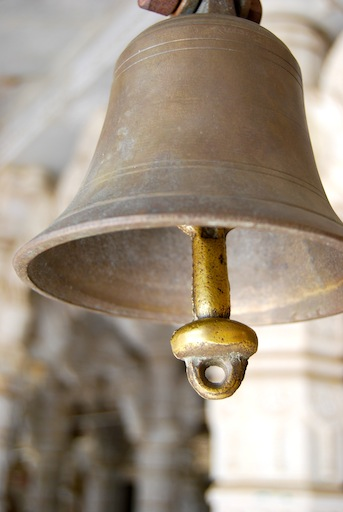
#> input picture A2_resources/bell.jpg, 343 x 512 px, found by its file name
$ jupyter execute q4_1.ipynb   (shell and % lines are left out)
#> lines starting #> are read from the running program, lines starting #| are printed output that depends on the picture
###  Implement high-boost filtering on the image bell.jpg varying the window size and the weight factor and report your observations.

[cell 1]

import cv2
import numpy as np
from matplotlib import pyplot as plt
import math

[cell 2]
i1 = './A2_resources/bell.jpg'

img1 = cv2.imread(i1)
#> img1 is the input picture: shape (512, 343, 3); mean B, G, R 129.7, 145.6, 158.7
img1 = img1.astype(np.uint16)

[cell 3]
def gauss2D(shape,sigma):
    m,n = [(ss-1)/2 for ss in shape]
    y,x = np.ogrid[-m:m+1,-n:n+1]
    h = np.exp( -(x*x + y*y) / (2.*sigma*sigma) )
    h[ h < np.finfo(h.dtype).eps*h.max() ] = 0
    sumh = h.sum()
    if sumh != 0:
        h /= sumh

    return h

[cell 4]
def im2col(A, block, stepsize=1):
    m,n = A.shape
    s0, s1 = A.strides
    nrows = m-block[0]+1
    ncols = n-block[1]+1
    shp = block[0],block[1],nrows,ncols
    strd = s0,s1,s0,s1

    out_view = np.lib.stride_tricks.as_strided(A, shape=shp, strides=strd)
    return out_view.reshape(block[0]*block[1],-1)[:,::stepsize]

[cell 5]
def conv(img, mat):
    a1, a2 = img.shape

    b1, b2 = mat.shape

    mat_f = np.array(mat.flatten())
    imcol = im2col(img, (a1-b1+1,a2-b2+1))
    x = np.multiply(imcol, mat_f)
    y = np.sum(x, axis = 1)
    y = y.reshape(a1-b1+1, a2-b2+1)

    return y

[cell 6]
k = 5
a = gauss2D((3,3),1)

[cell 7]
def func(img1, a, k):
    if len(img1.shape) == 2:
        gauss2 = conv(img1, a)
        img1 = img1[0:gauss2.shape[0], 0:gauss2.shape[1]]
        img2 = np.clip(((k+1)*img1 - (k)*gauss2), 0, 255)

        img1 = img1.astype(np.uint8)
        img2 = img2.astype(np.uint8)
    else:
        b, g, r = cv2.split(img1)
        img1 = cv2.merge((r,g,b))

        g_b = conv(b, a)
        g_g = conv(g, a)
        g_r = conv(r, a)

        r_b = b[0:g_b.shape[0], 0:g_b.shape[1]]
        s_b = np.clip(((k+1)*r_b - (k)*g_b), 0, 255)

        r_g = g[0:g_g.shape[0], 0:g_g.shape[1]]
        s_g = np.clip(((k+1)*r_g - (k)*g_g), 0, 255)

        r_r = r[0:g_r.shape[0], 0:g_r.shape[1]]
        s_r = np.clip(((k+1)*r_r - (k)*g_r), 0, 255)

        img2 = cv2.merge((s_r,s_g,s_b))

        img1 = img1.astype(np.uint8)
        img2 = img2.astype(np.uint8)

    return img1, img2

[cell 8]
output = func(img1, a, k)
#> in func, `b, g, r = cv2.split(img1)`:
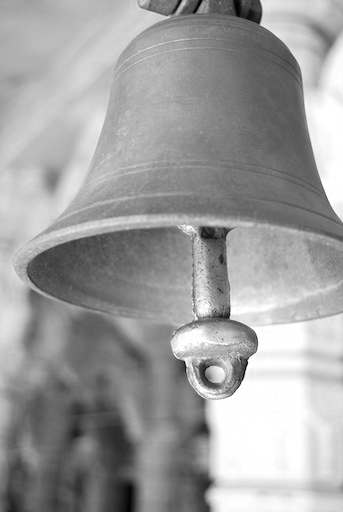
#> r: shape (512, 343) uint16; min 0, max 255, mean 158.7
#> in im2col, `s0, s1 = A.strides`: s0 = 686; s1 = 2
#> in im2col, `strd = s0,s1,s0,s1`: strd = (686, 2, 686, 2)

- m(x,y) = f(x,y) - fb(x,y)
- g(x,y) = f(x,y) + k*m(x,y)
- g(x,y) = (k+1)*f(x,y) -k*fb(x,y)

[cell 9]
fig = plt.figure(figsize=[10, 10])
plt.subplot(121),plt.imshow(output[0])
plt.title('Original'), plt.xticks([]), plt.yticks([])
plt.subplot(122),plt.imshow(output[1])
plt.title('Sharpened'), plt.xticks([]), plt.yticks([])
plt.show()

[cell 10]
output = func(img1, gauss2D((3,3),0.5), 3)
#> call 2 of func, with a = array of shape (3, 3), k = 3
#> in func (call 2), `img2 = cv2.merge((s_r,s_g,s_b))`:
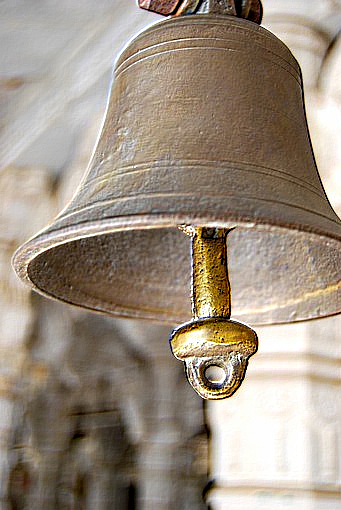
#> img2: shape (510, 341, 3) float64; mean R, G, B 158.2, 145.4, 130
fig = plt.figure(figsize=[8, 8])
plt.subplot(121),plt.imshow(output[0])
plt.title('Original'), plt.xticks([]), plt.yticks([])
plt.subplot(122),plt.imshow(output[1])
plt.title('Sharpened'), plt.xticks([]), plt.yticks([])
plt.show()

[cell 11]
output = func(img1, gauss2D((13,13),0.5), 3)
#> call 3 of func, with a = array of shape (13, 13), k = 3
#> in func (call 3), `s_b = np.clip(((k+1)*r_b - (k)*g_b), 0, 255)`:
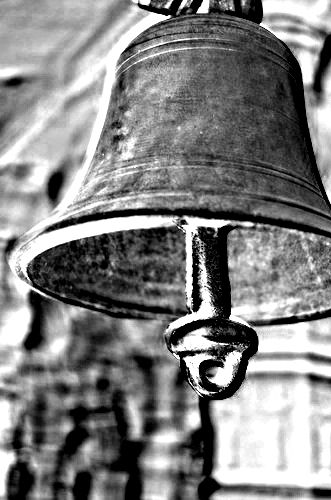
#> s_b: shape (500, 331) float64; min 0, max 255, mean 130.3
#> in func (call 3), `s_r = np.clip(((k+1)*r_r - (k)*g_r), 0, 255)`:
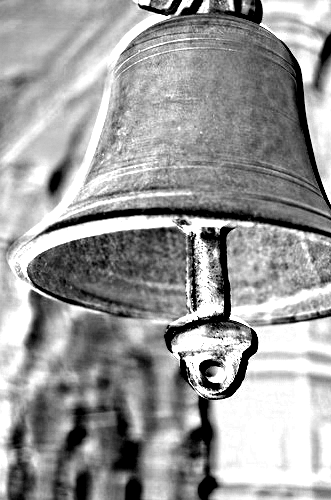
#> s_r: shape (500, 331) float64; min 0, max 255, mean 155.4
#> in func (call 3), `img2 = cv2.merge((s_r,s_g,s_b))`:
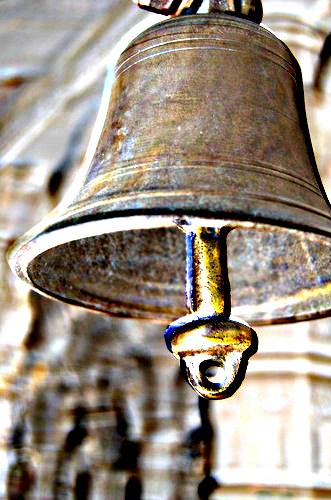
#> img2: shape (500, 331, 3) float64; mean R, G, B 155.4, 143.8, 130.3
fig = plt.figure(figsize=[8, 8])
plt.subplot(121),plt.imshow(output[0])
plt.title('Original'), plt.xticks([]), plt.yticks([])
plt.subplot(122),plt.imshow(output[1])
plt.title('Sharpened'), plt.xticks([]), plt.yticks([])
plt.show()

[cell 12]
output = func(img1, gauss2D((5,5),0.5), 3)
#> call 4 of func, with a = array of shape (5, 5), k = 3
#> in func (call 4), `r_b = b[0:g_b.shape[0], 0:g_b.shape[1]]`:
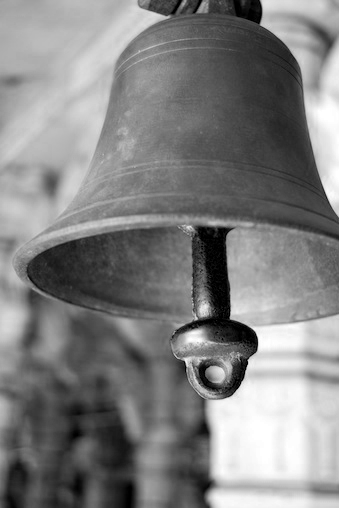
#> r_b: shape (508, 339) uint16; min 0, max 255, mean 129.1
#> in func (call 4), `s_b = np.clip(((k+1)*r_b - (k)*g_b), 0, 255)`:
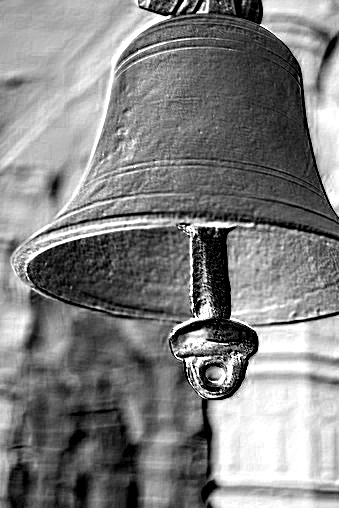
#> s_b: shape (508, 339) float64; min 0, max 255, mean 130.1
#> in func (call 4), `r_g = g[0:g_g.shape[0], 0:g_g.shape[1]]`:
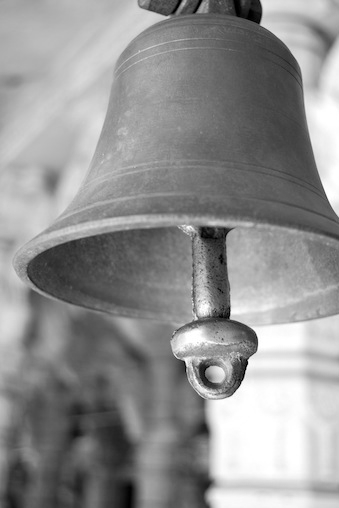
#> r_g: shape (508, 339) uint16; min 0, max 255, mean 145
#> in func (call 4), `s_g = np.clip(((k+1)*r_g - (k)*g_g), 0, 255)`:
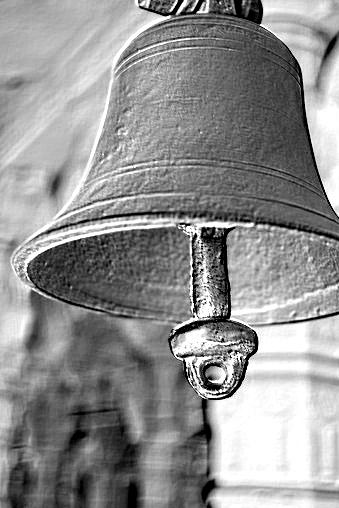
#> s_g: shape (508, 339) float64; min 0, max 255, mean 145
#> in func (call 4), `r_r = r[0:g_r.shape[0], 0:g_r.shape[1]]`:
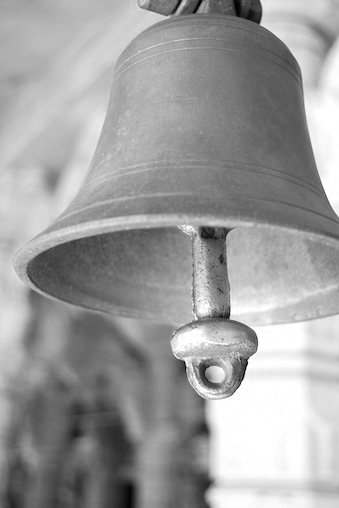
#> r_r: shape (508, 339) uint16; min 0, max 255, mean 158.3
